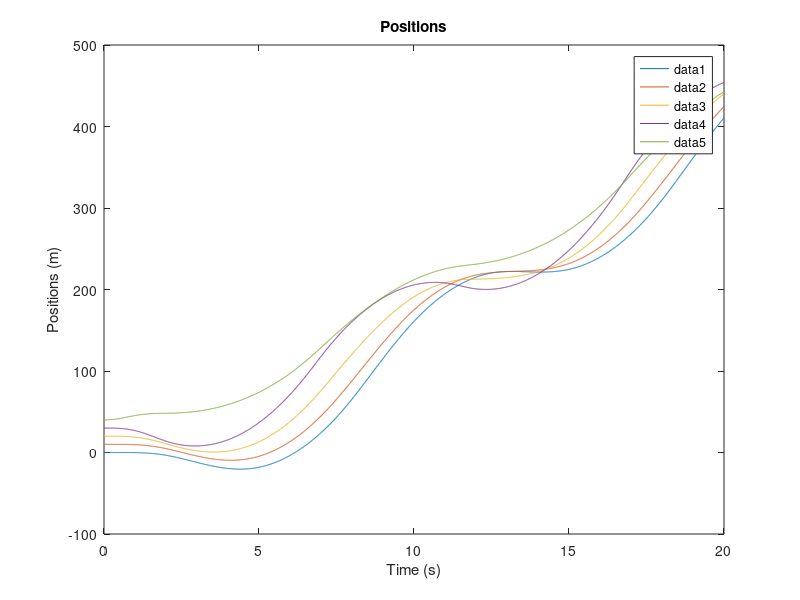
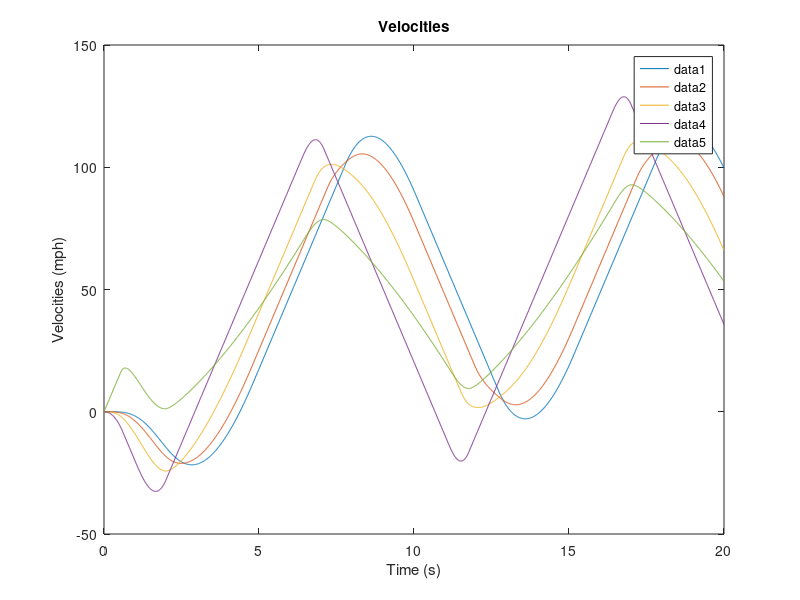
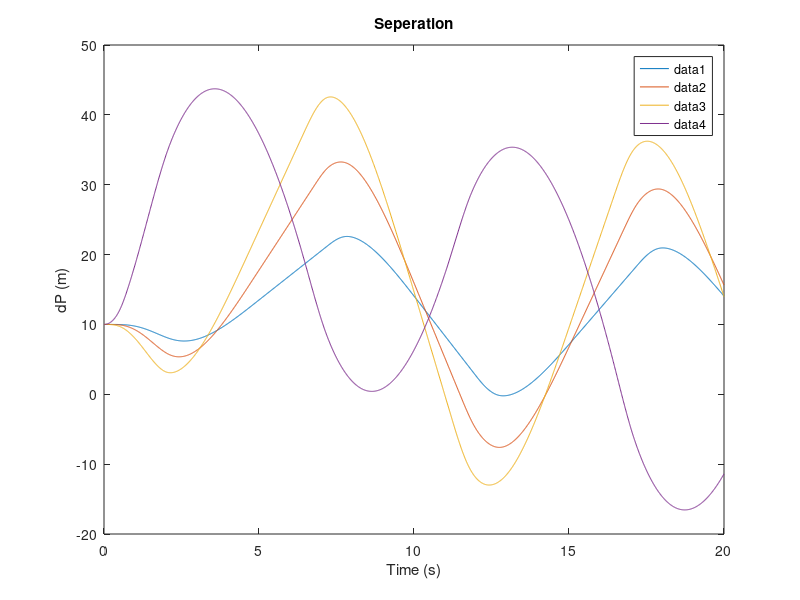
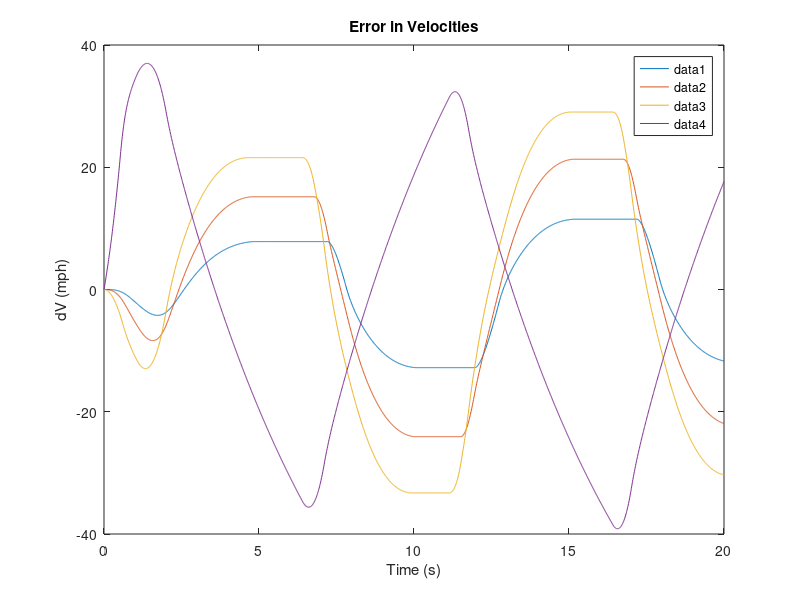

The MATLAB script that drew these images, in order:
%% Vehicle Platoon

close all; clc; clear;

%% Functions

kpi = 1;
kdi = 3;
d = 10;

N = 5; % Platoon size with Leader

R = or(mod((3:N*5-2),5)==1,mod((3:N*5-2),5)==3)' .* d; % Reference Signal
R(end) = 22;

W = @(t) t*0; % Acceleration of the leader.
G = zeros(2*N,1);
G(end) = 1;

A = diag(mod((1:N*2-1),2)==1,1)*1;
B = zeros(2*N,N);
C = zeros(N*5-4,2*N);
for n=2:2:2*N
    B(n,n/2) = 1;
end

Ci = [-1  0  1  0  0  0; ...
       0 -1  0  1  0  0; ...
       0  0 -1  0  1  0; ...
       0  0  0 -1  0  1; ...
       0  0  0  1  0  0];
   
C1 = [ -1  0  1  0; ...
        0 -1  0  1; ...
        0  1  0  0];

CN = [ -1  0  1  0; ...
        0 -1  0  1; ...
        0  0  0  1];

C(1:3,1:4) = C1;
C(end-2:end,end-3:end) = CN;

K = zeros(N,length(R));
Ki = [kpi kdi -kpi -kdi 0];
K1 = [-kpi -kdi 0];
KN = [kpi kdi kdi];

K(1,1:3) = K1;
K(end,end-2:end) = KN;

for n=0:N-3
    C(((n)*5+4):((n)*5+8),((n)*2 + 1):((n)*2 + 6)) = Ci;
    
    K(n+2,n*5+4:n*5+8) = Ki;
end

% simulate instability
K_a = K;
% %kps
% K_a(4,14) = -3;
% K_a(4,16) = 3;
%kds
K_a(4,15) = -1.2;
K_a(4,17) = 1.2;

% attacker modifying C
% C(7,:) = -0.7*C(7,:);
% C(15,:) = -0.7*C(15,:);

% B(end,end) = 0;

A_tilda = A-B*K*C;
%A_tilda = A-B*K_a*C;
% U_tilda = B*K*R+G*W(1);

U_tilda = B*K*R;
%U_tilda = B*K_a*R;

% Eigen_A_tilda = eig(A_tilda);

%% simulation

X0  = [0 0 10 0 20 0 30 0 40 0]';
% X0  = zeros(N*2,1);
% X0(end) = 22.352; % 50 mph in m/s


% Xdot = @(t,X) (A_tilda * X + U_tilda);

% [t,X] = ode45(@(t,X) Xdot(t,X,A_tilda,U_tilda),[0 20],X0);

%% Simulation Euler-Cauchy
tf = 20;
dt = 0.01;

clear X t
t=0:dt:tf;

maxA = 13.4112; % 30 mph/s in m/s^2
minA = -13.4112; % -30 mph/s m/s^2

X(1,:) = X0';

for n=2:length(t)
    E(n-1,:) = (R - C*X(n-1,:)')';
    
%     U(n-1,:) = (K*E(n-1,:)');
    U(n-1,:) = (K_a*E(n-1,:)');

    U(maxA<U)=maxA;
    U(minA>U)=minA;   

    Xd = A*X(n-1,:)' + B*U(n-1,:)';
    X(n,:) = X(n-1,:) + dt*Xd';
end



%% Plots
% U = -K*C*X'+K*R;
%U = -K_a*C*X'+K_a*R;

maxA = 13.4112; % 30 mph/s in m/s^2
minA = -13.4112; % -30 mph/s m/s^2

% U(maxA<U)=maxA;
% U(-maxA>U)=maxA;

for n=1:N
figure(1); plot(t,X(:,n*2-1)); hold on;
end
title('Positions');
xlabel('Time (s)');
ylabel('Positions (m)');
legend('show')


for n=1:N
figure(2); plot(t,X(:,n*2).*2.23694); hold on
end
title('Velocities');
xlabel('Time (s)');
ylabel('Velocities (mph)');
legend('show')


for n=1:N-1
figure(3); plot(t,X(:,(n+1)*2-1)-X(:,(n)*2-1)); hold on;
end
title('Seperation');
xlabel('Time (s)');
ylabel('dP (m)');
legend('show')


for n=1:N-1
figure(4); plot(t,X(:,(n+1)*2).*2.23694-X(:,n*2).*2.23694); hold on
end
title('Error in Velocities');
xlabel('Time (s)');
ylabel('dV (mph)');
legend('show')

for n=1:N-1
figure(5); plot(t(1:end-1),U(:,n)./9.806); hold on
end
title('Accelerations');
xlabel('Time (s)');
ylabel('Accelerations (g)');
legend('show')

